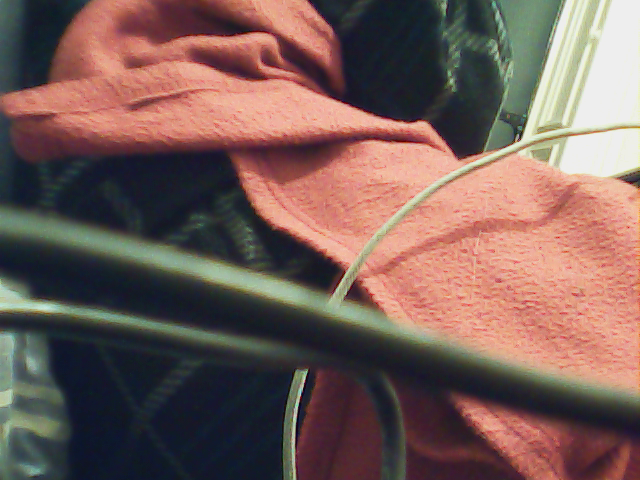
#> input picture TestImage.png, 640 x 480 px, found by its file name
$ python I2LTEST1.py
#> lines starting #> are read from the running program, lines starting #| are printed output that depends on the picture; after the words box and inside, x2 and y2 are one past the last pixel; in counts of white or black regions, pixels touching at a corner belong together
import cv2 as cv
import numpy as np
import string
#import vector

#image = cv.imread ()          # How to read image in

THRESHVAL = 128                # Value with respect to which thresholding is done


def imageToPoints (image):
    # First use threshold operator to extract the pure laser line from any ambient light

    ret, discrImage = cv.threshold (image, THRESHVAL, 255, 0)

    # Add a line of white values along the top of the image.
    # This ensure that the binary outside contour generation works.
    # It is removed later before points are written to point cloud.


DIRECTORY = "/home/Pi/Desktop/ScannerDev/TestImage.png"

image = cv.imread(DIRECTORY, 0)
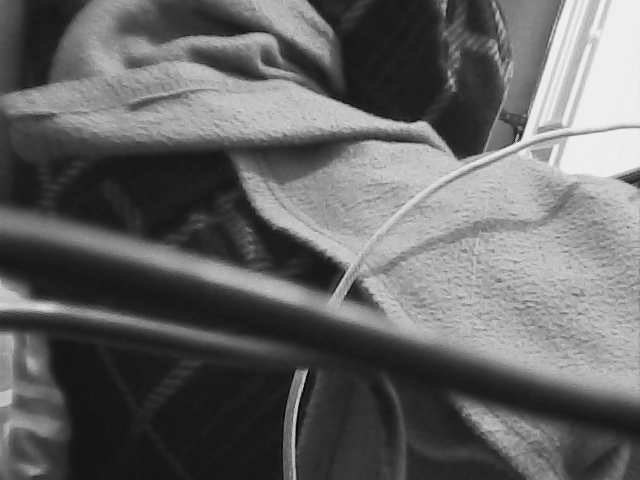
#> image: shape (480, 640); min 7, max 238, mean 100.8

threshold = imageToPoints (image)
#> in imageToPoints, `ret, discrImage = cv.threshold (image, THRESHVAL, 255, 0)`:
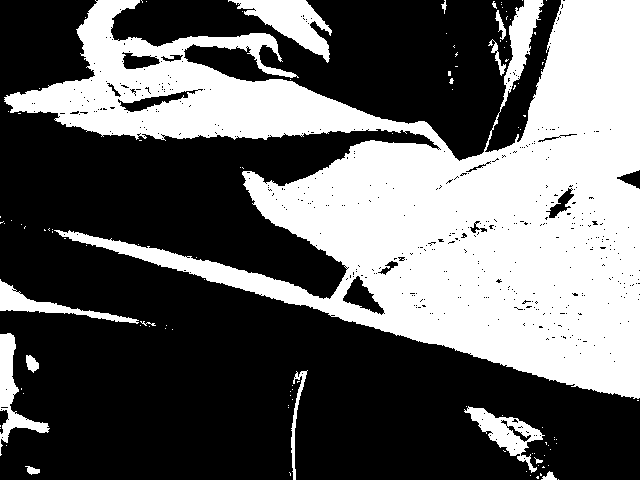
#> discrImage: shape (480, 640); 39.2% white; 112 white regions (97 under 20 px), largest, box (x1, y1, x2, y2) and area: (4, 0, 640, 399) 111575, (228, 0, 332, 63) 2658, (0, 333, 50, 456) 1701
#> in imageToPoints, `ret, discrImage = cv.threshold (image, THRESHVAL, 255, 0)`: ret = 128
cv.imshow('original',image)
cv.imshow('threshold',threshold)
cv.waitKey(0)
cv.destroyAllWindows()
